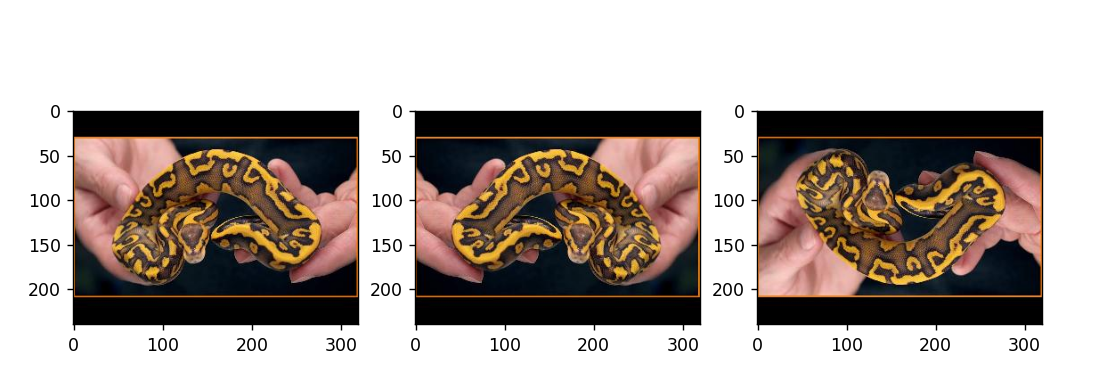

Write Python code to recreate this figure.
import numpy as np
import imageio as img
import matplotlib.pyplot as plt

path = "C:\\Users\\muham\\Downloads\\sddefault.jpg"
image = img.imread(path)

height, width = image.shape[:2]
horizontal = np.zeros_like(image)
vertical = np.zeros_like(image)

for y in range(height):
    for x in range(width):
        horizontal[y, x] = image[y, width - 1 - x]

for y in range(height):
    for x in range(width):
        vertical[y,x] = image[height - 1-y,x]

plt.figure(figsize=(10, 5))

plt.subplot(1, 3, 1)
plt.imshow(image)

plt.subplot(1, 3, 2)
plt.imshow(horizontal)

plt.subplot(1, 3, 3)
plt.imshow(vertical)

plt.show()
